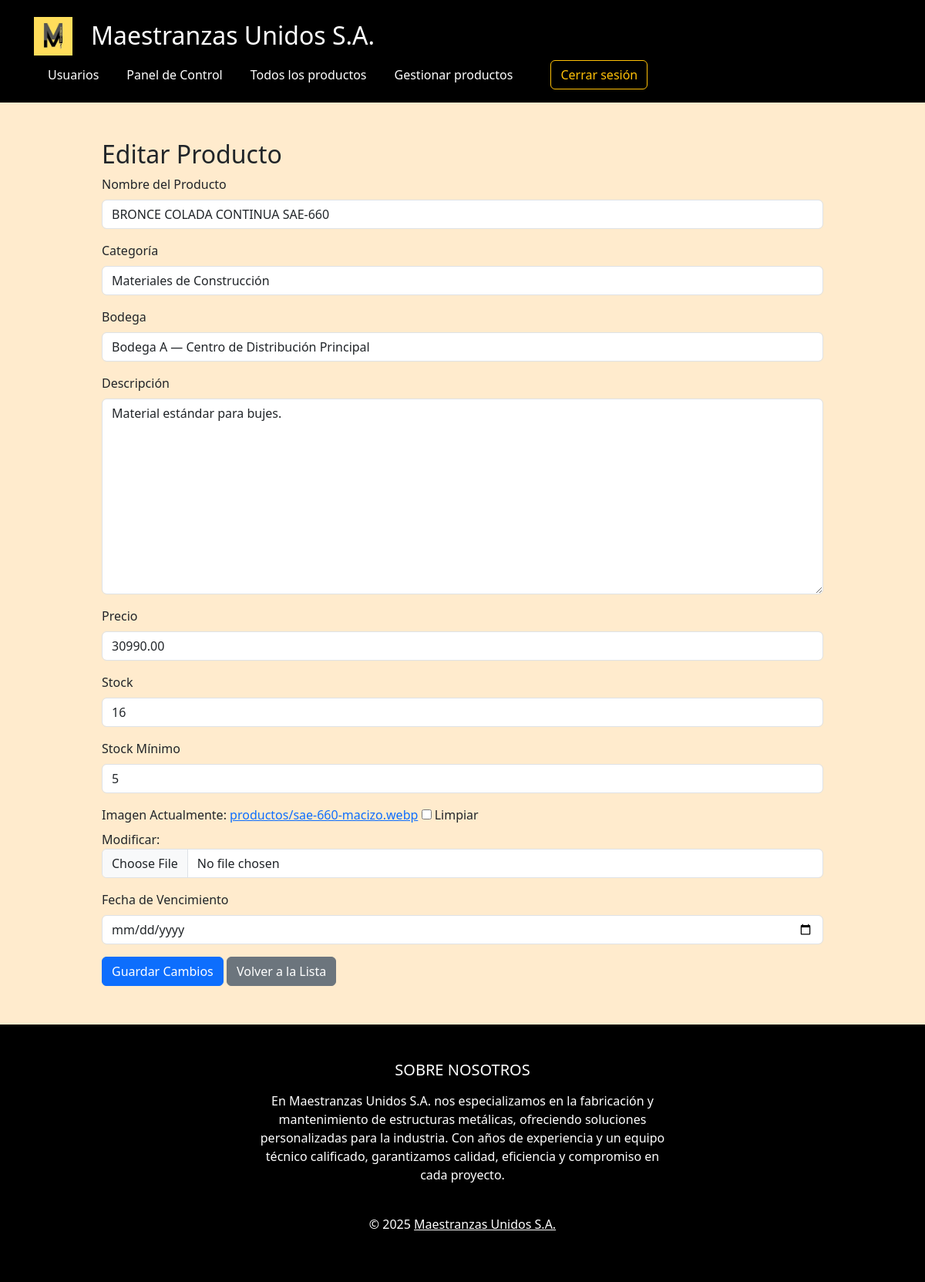
The app's page /productos/editar/21/ (signed in) with its own data.
### inventario/models.py (models this page shows, shortened)
class Producto(models.Model):
    nombre = models.CharField(max_length=100)
    categoria = models.ForeignKey(
        CategoriaProducto,
        on_delete=models.SET_NULL,
        null=True,
        blank=True,
        related_name='productos'
    )
    descripcion = models.TextField(blank=True)
    precio = models.DecimalField(max_digits=10, decimal_places=2)
    imagen = models.ImageField(upload_to='productos/', null=True, blank=True)
    fecha_vencimiento = models.DateField(null=True, blank=True)
    stock = models.PositiveIntegerField(default=0)
    stock_minimo = models.PositiveIntegerField(default=1)
    serial_number = models.CharField(
        max_length=20,
        unique=True,
        editable=False,
        blank=True,
        help_text="Número de serie generado automáticamente"
    )
    bodega = models.ForeignKey(
        Bodega,
        on_delete=models.CASCADE,
        related_name='productos',
        null=True,       # importante para migrar sin errores
        blank=True
    )

### inventario/views.py (the view)
# urls.py: path('productos/editar/<int:producto_id>/', views.editar_producto, name='editar_producto'),
@login_required
@groups_required('Gestor de Inventario', 'Almacén')
def editar_producto(request, producto_id):
    producto = get_object_or_404(Producto, pk=producto_id)
    precio_anterior = producto.precio
    if request.method == 'POST':
        form = ProductoForm(request.POST, request.FILES, instance=producto)
        if form.is_valid():
            producto_actualizado = form.save()
            if producto_actualizado.precio != precio_anterior:
                rol = request.user.groups.first().name if request.user.groups.exists() else "Sin rol"
                HistorialPrecio.objects.create(
                    producto=producto_actualizado,
                    precio=producto_actualizado.precio,
                    usuario=request.user,
                    rol=rol
                )
            messages.success(request, "Producto modificado exitosamente.")
            return redirect('producto_crud')
    else:
        form = ProductoForm(instance=producto)
    return render(request, 'inventario/registro_producto.html', {
        'form': form,
        'editar': True,
        'producto': producto
    })

### inventario/forms.py (shortened to what this page needs)
class ProductoForm(forms.ModelForm):
    class Meta:
        model = Producto
        fields = '__all__'
        widgets = {
            'fecha_vencimiento': forms.DateInput(attrs={'type': 'date'}),
            'stock': forms.NumberInput(attrs={'min': 0}),
            'stock_minimo': forms.NumberInput(attrs={'min': 0}),
            'categoria': forms.Select(),
            'bodega': forms.Select(),
        }
    def __init__(self, *args, **kwargs):
        super().__init__(*args, **kwargs)
        self.fields['categoria'].empty_label = "Seleccione una categoría"
        self.fields['bodega'].empty_label = "Seleccione una bodega"
        for name, field in self.fields.items():
            field.widget.attrs.setdefault('class', 'form-control')

### inventario/models.py (called while the page is built)
    def __str__(self):
        return self.nombre

    def __str__(self):
        return self.nombre

### inventario/views.py (called while the page is built)
def groups_required(*group_names):
    def check_groups(user):
        return user.is_authenticated and (
            user.groups.filter(name__in=group_names).exists() or user.groups.filter(name='Administrador').exists()
        )
    return user_passes_test(check_groups)

### inventario/templates/inventario/registro_producto.html (shortened to what this page needs)
{% extends 'inventario/base.html' %}
{% block content %}
<div class="container mt-5">
  <h2>{% if editar %}Editar Producto{% else %}Registrar Producto{% endif %}</h2>
  <form method="post" enctype="multipart/form-data">
    <div class="mb-3">
      <label for="{{ form.nombre.id_for_label }}" class="form-label">Nombre del Producto</label>
      {{ form.nombre }}
    </div>
    <div class="mb-3">
      <label for="{{ form.categoria.id_for_label }}" class="form-label">Categoría</label>
      {{ form.categoria }}
    </div>
    <div class="mb-3">
      <label for="{{ form.bodega.id_for_label }}" class="form-label">Bodega</label>
      {{ form.bodega }}
    </div>
    <div class="mb-3">
      <label for="{{ form.descripcion.id_for_label }}" class="form-label">Descripción</label>
      {{ form.descripcion }}
    </div>
    <div class="mb-3">
      <label for="{{ form.precio.id_for_label }}" class="form-label">Precio</label>
      {{ form.precio }}
    </div>
    <div class="mb-3">
      <label for="{{ form.stock.id_for_label }}" class="form-label">Stock</label>
      {{ form.stock }}
    </div>
    <div class="mb-3">
      <label for="{{ form.stock_minimo.id_for_label }}" class="form-label">Stock Mínimo</label>
      {{ form.stock_minimo }}
    </div>
    <div class="mb-3">
      <label for="{{ form.imagen.id_for_label }}" class="form-label">Imagen</label>
      {{ form.imagen }}
    </div>
    <div class="mb-3">
      <label for="{{ form.fecha_vencimiento.id_for_label }}" class="form-label">Fecha de Vencimiento</label>
      {{ form.fecha_vencimiento }}
    </div>
    <button type="submit" class="btn btn-primary">
      {% if editar %}Guardar Cambios{% else %}Guardar Producto{% endif %}
    </button>
    <a href="{% url 'producto_crud' %}" class="btn btn-secondary">
      {% if editar %}Volver a la Lista{% else %}Ver Productos{% endif %}
    </a>
  </form>
</div>
{% endblock %}

### inventario/static/inventario/css/style.css (style rules this page uses)
body { background-color: blanchedalmond; font-family: 'Segoe UI', Tahoma, Geneva, Verdana, sans-serif; margin: 0; padding: 0; }
.container { max-width: 960px; }

### records on screen
Producto: nombre "BRONCE COLADA CONTINUA SAE-660", categoria "Materiales de Construcción", bodega "Bodega A — Centro de Distribución Principal", descripcion "Material estándar para bujes.", precio "30990.00", stock "16", stock_minimo "5"
